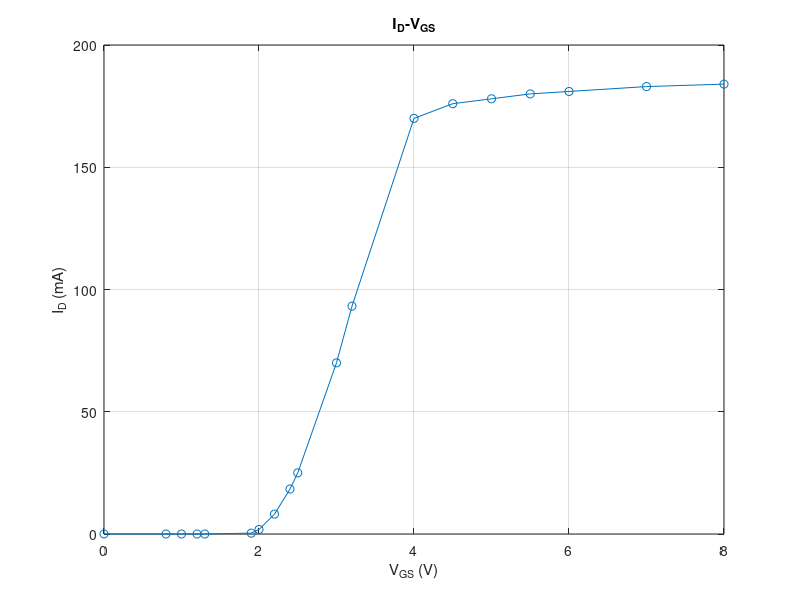

Reproduce this figure in MATLAB.
VGS=[0 0.8 1 1.2 1.3 1.9 2 2.2 2.4 2.5 3 3.2 4 4.5 5 5.5 6 7 8];
IDmA=[0 0 0 0 0 0.35 1.85 8.13 18.4 25 70 93.2 170 176 178 180 181 183 184];
plot(VGS,IDmA,'-o');
grid on;
xlabel('V_G_S (V)');
ylabel('I_D (mA)');
title('I_D-V_G_S');
